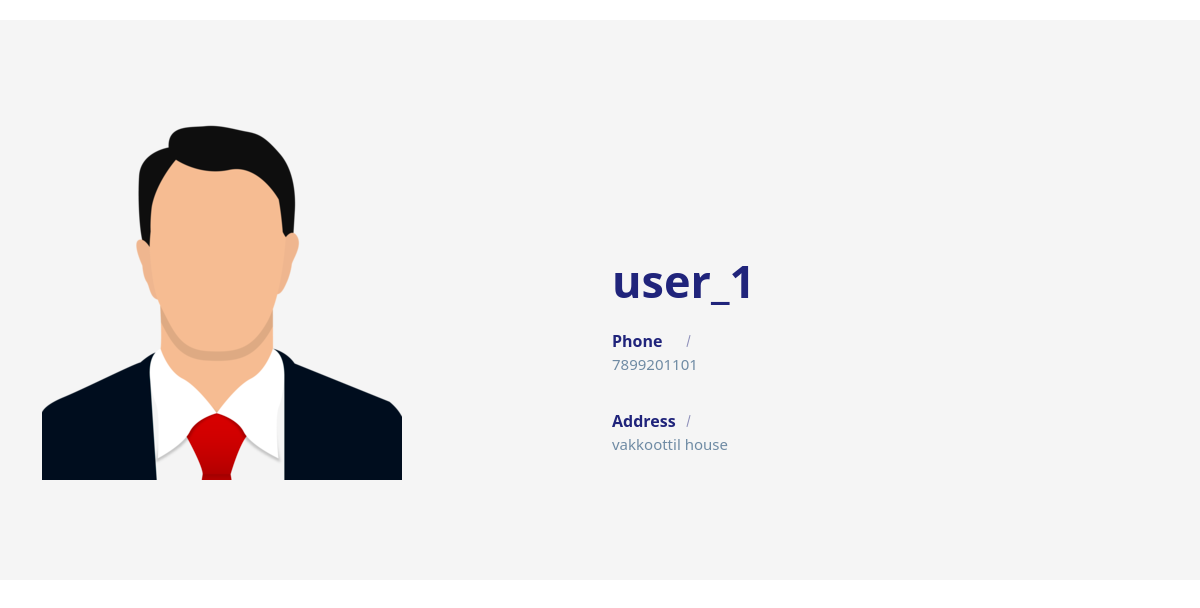
The app's page /profile/1 (signed in) with its own data.
### scrap_app/models.py (models this page shows, shortened)
class UserProfile(models.Model):
    user=models.OneToOneField(User,on_delete=models.CASCADE,related_name="profile")
    first_name=models.CharField(max_length=200,null=True)
    last_name=models.CharField(max_length=200,null=True)
    address=models.CharField(max_length=200,null=True)
    phone=models.CharField(max_length=200,null=True)
    profile_pic=models.ImageField(upload_to="profilepic",null=True,blank=True)

### scrap_app/views.py (the view, shortened to what this page needs)
# urls.py: path("profile/<int:pk>", views.ProfileDetailView.as_view(), name="profile"),
@method_decorator(decs,name="dispatch")
class ProfileDetailView(DetailView):
     template_name='profile.html'
     model=UserProfile
     context_object_name="data"

### scrap_app/templates/profile.html (shortened to what this page needs)
<!DOCTYPE html>
{%load static%}
<html lang="en">
<head>
    <link href="https://cdn.jsdelivr.net/npm/bootstrap@5.3.2/dist/css/bootstrap.min.css" rel="stylesheet">
    <link rel="stylesheet" href="{%static 'static/css/profile.css' %}">
</head>
<body>
    <section class="section about-section gray-bg" id="about">
        <div class="container">
            <div class="row align-items-center flex-row-reverse">
                <div class="col-lg-6" style="margin-top: 10%;">
                    <div class="about-text go-to">
                        <h3 class="dark-color">{{data.user}}</h3>
                        <div class="row about-list ">
                            <div class="col-md-6">
                                <div class="media">
                                    <label>Phone</label>
                                    <p>{{data.phone}}</p>
                                </div><br>
                                <div class="media">
                                    <label>Address</label>
                                    <p>{{data.address}}</p>
                                </div>
                            </div>
                        </div>
                    </div>
                </div>
                <div class="col-lg-6">
                    <div class="about-avatar">
                        {%if data.profile_pic%}
                            <img src="{{data.profile_pic.url}}"alt="">
                        {%else%}
                             <img src="{%static 'images/icon.png' %}" title="" alt="" style="width: 50%; margin-bottom: 50%;">
                        {%endif%}
                    </div>
                </div>
            </div>
        </div>
    </section>
</body>
</html>

### scrap_app/static/css/profile.css (style rules this page uses)
body { color: #6F8BA4; margin-top:20px; }
.section { padding: 100px 0; position: relative; }
.gray-bg { background-color: #f5f5f5; }
img { max-width: 100%; }
img { vertical-align: middle; border-style: none; }
.about-text h3 { font-size: 45px; font-weight: 700; margin: 0 0 6px; }
.about-text p { font-size: 18px; max-width: 450px; }
.about-list { padding-top: 10px; }
.about-list .media { padding: 5px 0; }
.about-list label { color: #20247b; font-weight: 600; width: 88px; margin: 0; position: relative; }
.about-list label:after { content: ""; position: absolute; top: 0; bottom: 0; right: 11px; width: 1px; height: 12px; background: #20247b; -moz-transform: rotate(15deg); -o-transform: rotate(15deg); -ms-transform: rotate(15deg); -webkit-transform: rotate(15deg); transform: rotate(15deg); margin: auto; opacity: 0.5; }
.about-list p { margin: 0; font-size: 15px; }
.dark-color { color: #20247b; }

### records on screen
UserProfile: user "user_1", phone "7899201101", address "vakkoottil house", profile_pic (picture)
